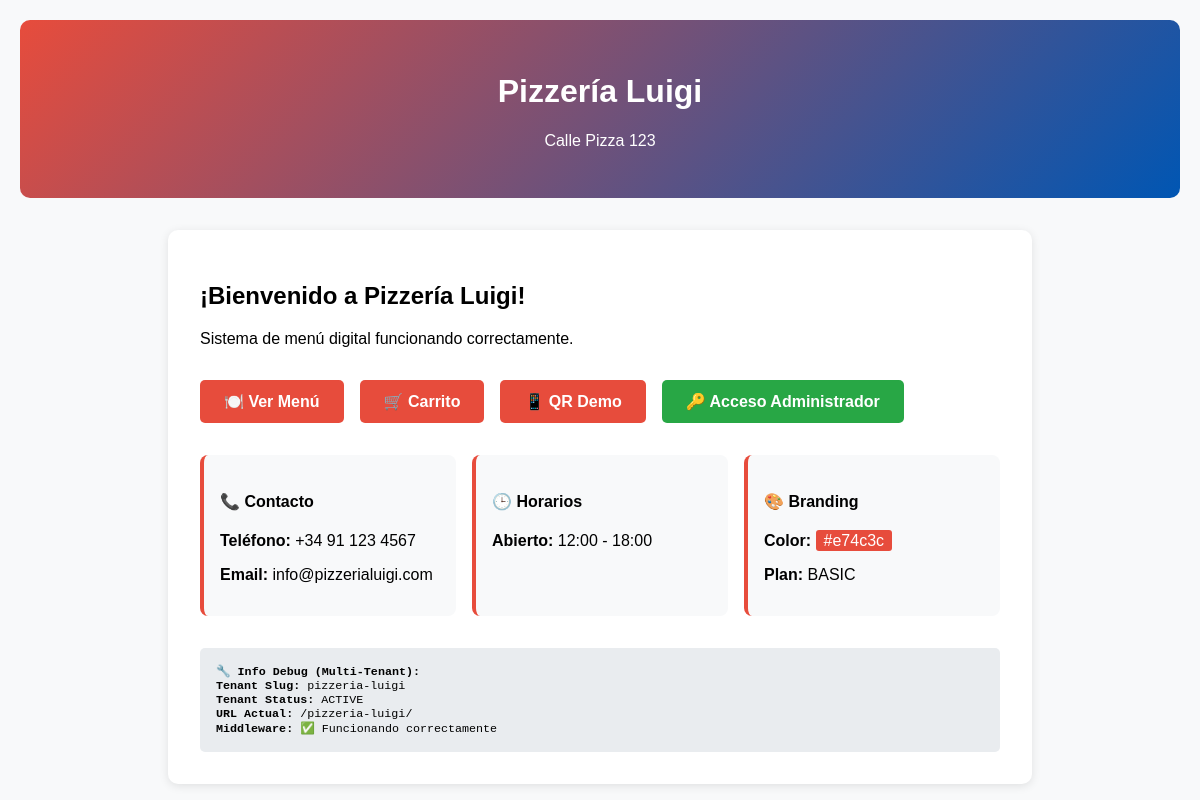
Screenshot of /pizzeria-luigi/ with the database file from the repository.
### restaurants/models.py (models this page shows, shortened)
class Restaurant(models.Model):
    tenant = models.OneToOneField(Tenant, on_delete=models.CASCADE,
                                 related_name='restaurant')
    name = models.CharField(max_length=100)
    address = models.TextField()
    phone = models.CharField(max_length=20)
    email = models.EmailField()
    owner = models.ForeignKey(User, on_delete=models.CASCADE,
                            related_name='owned_restaurants')
    is_active = models.BooleanField(default=True)
    opening_time = models.TimeField(null=True, blank=True)
    closing_time = models.TimeField(null=True, blank=True)
    created_at = models.DateTimeField(auto_now_add=True)
    updated_at = models.DateTimeField(auto_now=True)
    class Meta:
        verbose_name = 'Restaurante'
        verbose_name_plural = 'Restaurantes'

class Tenant(models.Model):
    STATUS_CHOICES = [
        ('TRIAL', 'Período de prueba'),
        ('ACTIVE', 'Activo'),
        ('SUSPENDED', 'Suspendido'),
        ('EXPIRED', 'Expirado'),
    ]
    PLAN_CHOICES = [
        ('BASIC', 'Básico'),
        ('PROFESSIONAL', 'Profesional'),
        ('ENTERPRISE', 'Empresarial'),
    ]
    id = models.UUIDField(primary_key=True, default=uuid.uuid4, editable=False)
    name = models.CharField(max_length=100, verbose_name="Nombre del negocio")
    slug = models.SlugField(unique=True, max_length=50,
                          help_text="URL única: tuapp.com/este-slug/")
    status = models.CharField(max_length=20, choices=STATUS_CHOICES, default='TRIAL')
    subscription_plan = models.CharField(max_length=20, choices=PLAN_CHOICES, default='BASIC')
    primary_color = models.CharField(max_length=7, default='#007bff',
                                   help_text="Color primario en formato hex")
    logo = models.ImageField(upload_to='tenants/logos/', null=True, blank=True)
    created_at = models.DateTimeField(auto_now_add=True)
    trial_ends_at = models.DateTimeField(null=True, blank=True)
    class Meta:
        verbose_name = 'Tenant'
        verbose_name_plural = 'Tenants'
    def __str__(self):
        return f"{self.name} ({self.slug})"

### restaurants/views.py (the view)
# urls.py: path('', views.TenantHomeView.as_view(), name='home'),  # Cambiado de re_path a path
class TenantHomeView(TenantMixin, TemplateView):
    template_name = 'restaurants/home.html'
    def dispatch(self, request, tenant_slug=None, *args, **kwargs):
        print(f"🏠 TenantHomeView.dispatch() - URL: {request.path}")
        print(f"🏠 TenantHomeView.dispatch() - Tenant: {getattr(request, 'tenant', 'NO_TENANT')}")
        print(f"🏠 TenantHomeView.dispatch() - tenant_slug param: {tenant_slug}")
        print(f"🏠 TenantHomeView.dispatch() - Args: {args}, Kwargs: {kwargs}")
        return super().dispatch(request, *args, **kwargs)
    def get_context_data(self, **kwargs):
        context = super().get_context_data(**kwargs)
        print(f"🏠 TenantHomeView.get_context_data() ejecutándose")
        context.update({
            'page_title': f'Bienvenido a {self.request.restaurant.name}',
        })
        return context

### menu/cart.py (called while the page is built)
    def __len__(self):
        return sum(item['quantity'] for item in self.cart.values())

    def get_total_price(self):
        return sum(Decimal(item['unit_price']) * item['quantity'] for item in self.cart.values())

### menu/context_processors.py (called while the page is built)
def cart_processor(request):
    cart_data = {
        'cart_total_items': 0,
        'cart_total_price': 0,
    }
    try:
        if hasattr(request, 'tenant'):
            cart = Cart(request)
            cart_data = {
                'cart_total_items': len(cart),
                'cart_total_price': cart.get_total_price(),
            }
    except Exception:
        pass
    return {
        'cart_info': cart_data,
    }

### restaurants/templatetags/tenant_tags.py (called while the page is built)
@register.simple_tag(takes_context=True)
def tenant_color(context, color_type='primary'):
    request = context.get('request')
    if request and hasattr(request, 'tenant'):
        if color_type == 'primary':
            return request.tenant.primary_color
    defaults = {
        'primary': '#007bff',
        'secondary': '#6c757d',
    }
    return defaults.get(color_type, '#007bff')

@register.simple_tag(takes_context=True)
def tenant_meta_tags(context):
    request = context.get('request')
    if request and hasattr(request, 'tenant'):
        tenant = request.tenant
        restaurant = request.restaurant
        meta_tags = f'''
        <meta name="description" content="Menú digital de {restaurant.name}. Haz tu pedido fácilmente desde tu mesa.">
        <meta name="keywords" content="{restaurant.name}, menú digital, restaurante, pedidos online">
        <meta property="og:title" content="{restaurant.name} - Menú Digital">
        <meta property="og:description" content="Menú digital de {restaurant.name}">
        <meta property="og:type" content="website">
        <meta name="theme-color" content="{tenant.primary_color}">
        '''
        return mark_safe(meta_tags)
    return mark_safe('<meta name="description" content="Plataforma de menús digitales">')

@register.simple_tag(takes_context=True)
def tenant_css_vars(context):
    request = context.get('request')
    if request and hasattr(request, 'tenant'):
        tenant = request.tenant
        css_vars = f'''
        <style>
        :root {{
            --tenant-primary-color: {tenant.primary_color};
            --tenant-primary-rgb: {hex_to_rgb(tenant.primary_color)};
        }}
        </style>
        '''
        return mark_safe(css_vars)
    return mark_safe('')

### templates/restaurants/home.html (shortened to what this page needs)
<!DOCTYPE html>
<html lang="es">
<head>
    {% load tenant_tags %}
</head>
<body>
    <div class="header">
        <h1>{{ restaurant.name }}</h1>
        <p>{{ restaurant.address }}</p>
    </div>
    <div class="content">
        <h2>¡Bienvenido a {{ restaurant.name }}!</h2>
        <p>Sistema de menú digital funcionando correctamente.</p>
        <div class="nav-links">
            <a href="/{{ tenant.slug }}/menu/" class="nav-link">🍽️ Ver Menú</a>
            <a href="/{{ tenant.slug }}/cart/" class="nav-link">🛒 Carrito</a>
            <a href="/{{ tenant.slug }}/scan/DEMO123/" class="nav-link">📱 QR Demo</a>
            {% if user.is_authenticated %}
                <a href="/{{ tenant.slug }}/dashboard/" class="nav-link">📊 Dashboard General</a>
                <a href="/{{ tenant.slug }}/orders/dashboard/" class="nav-link">📋 Gestión de Pedidos</a>
                <a href="/{{ tenant.slug }}/logout/" class="nav-link" style="background-color: #6c757d;">🚪 Cerrar Sesión</a>
            {% else %}
                <a href="/{{ tenant.slug }}/login/" class="nav-link" style="background-color: #28a745;">🔑 Acceso Administrador</a>
            {% endif %}
        </div>
        <div class="info-grid">
            <div class="info-card">
                <h4>📞 Contacto</h4>
                <p><strong>Teléfono:</strong> {{ restaurant.phone }}</p>
                <p><strong>Email:</strong> {{ restaurant.email }}</p>
            </div>
            <div class="info-card">
                <h4>🕒 Horarios</h4>
                {% if restaurant.opening_time and restaurant.closing_time %}
                    <p><strong>Abierto:</strong> {{ restaurant.opening_time }} - {{ restaurant.closing_time }}</p>
                {% else %}
                    <p>Horarios no configurados</p>
                {% endif %}
            </div>
            <div class="info-card">
                <h4>🎨 Branding</h4>
                <p><strong>Color:</strong>
                    <span style="background-color: {% tenant_color 'primary' %}; color: white; padding: 2px 8px; border-radius: 3px;">
                        {% tenant_color 'primary' %}
                    </span>
                </p>
                <p><strong>Plan:</strong> {{ tenant.subscription_plan }}</p>
            </div>
        </div>
        <div class="debug-info">
            <strong>🔧 Info Debug (Multi-Tenant):</strong><br>
            <strong>Tenant Slug:</strong> {{ tenant.slug }}<br>
            <strong>Tenant Status:</strong> {{ tenant.status }}<br>
            <strong>URL Actual:</strong> {{ request.get_full_path }}<br>
            <strong>Middleware:</strong> ✅ Funcionando correctamente
        </div>
    </div>
</body>
</html>

### templates/restaurants/home.html (style rules this page uses)
body { font-family: Arial, sans-serif; margin: 0; padding: 20px; background-color: #f8f9fa; }
.header { background: linear-gradient(135deg, var(--tenant-primary-color, #007bff), #0056b3); color: white; padding: 2rem; border-radius: 10px; margin-bottom: 2rem; text-align: center; }
.content { max-width: 800px; margin: 0 auto; background: white; padding: 2rem; border-radius: 10px; box-shadow: 0 2px 10px rgba(0,0,0,0.1); }
.nav-links { display: flex; gap: 1rem; margin-top: 2rem; flex-wrap: wrap; }
.nav-link { background-color: var(--tenant-primary-color, #007bff); color: white; padding: 12px 24px; text-decoration: none; border-radius: 5px; font-weight: bold; transition: transform 0.2s; }
.info-grid { display: grid; grid-template-columns: repeat(auto-fit, minmax(250px, 1fr)); gap: 1rem; margin-top: 2rem; }
.info-card { background-color: #f8f9fa; padding: 1rem; border-radius: 8px; border-left: 4px solid var(--tenant-primary-color, #007bff); }
.debug-info { background-color: #e9ecef; padding: 1rem; border-radius: 5px; margin-top: 2rem; font-family: monospace; font-size: 0.9em; }

### rows the page displays
Restaurant: name "Pizzería Luigi", address "Calle Pizza 123", phone "+34 91 123 4567", email "info@pizzerialuigi.com", opening_time "12:00", closing_time "18:00"
Tenant: primary_color "#e74c3c", subscription_plan "BASIC", slug "pizzeria-luigi", status "ACTIVE"

### other values shown
{{ request.get_full_path }} "/pizzeria-luigi/"
